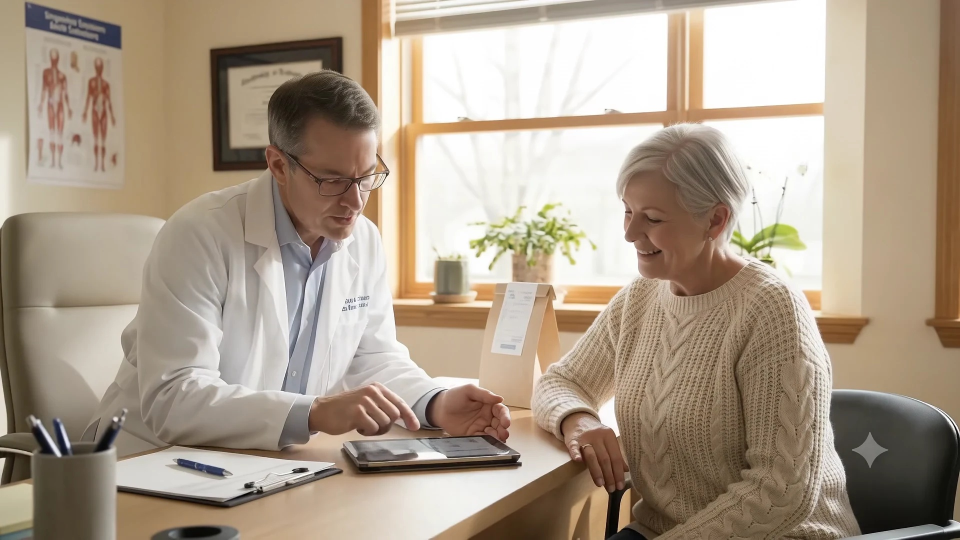
#> input picture scratch/mouth_inspect/senior_121.jpg, 1920 x 1080 px, found by its file name (shown at 1/2 size); its folder holds 4 pictures in this run
$ python crop_faces.py
#> lines starting #> are read from the running program, lines starting #| are printed output that depends on the picture
import cv2
import glob

# Crop doctor face and patient face in senior consultation
for i in [121, 125, 128, 133, 140]:
    img = cv2.imread(rf'd:\VALOR\scratch\mouth_inspect\senior_{i:03d}.jpg')
#> img is the input picture: shape (1080, 1920, 3); mean B, G, R 138.6, 156.2, 171.4
    # Doctor face is around x: 500..800, y: 150..450
    doc = img[150:450, 500:800]
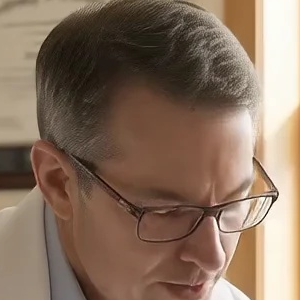
#> doc: shape (300, 300, 3); mean B, G, R 94.8, 112.7, 135.5
    # Senior face is around x: 1200..1550, y: 220..550
    pat = img[220:550, 1200:1550]
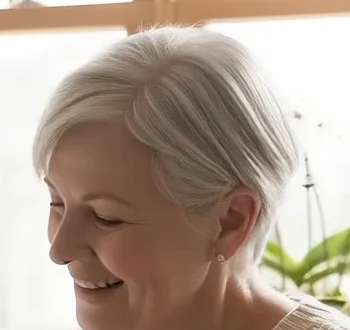
#> pat: shape (330, 350, 3); mean B, G, R 146, 161, 178.2
    cv2.imwrite(rf'd:\VALOR\scratch\mouth_inspect\senior_doc_{i:03d}.jpg', doc)
    cv2.imwrite(rf'd:\VALOR\scratch\mouth_inspect\senior_pat_{i:03d}.jpg', pat)
#> pass 2 of the loop `for i in [121, 125, 128, 133, 140]:`:
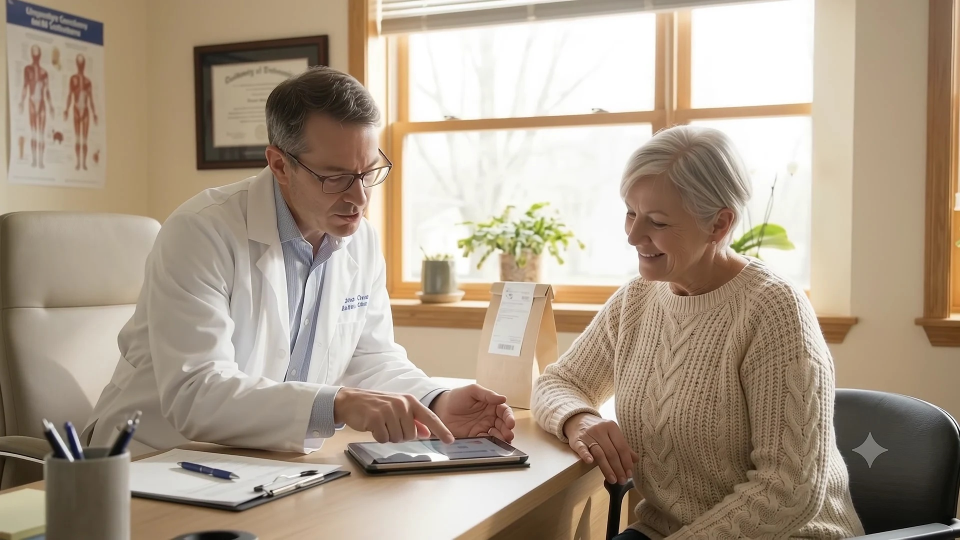
#> input picture scratch/mouth_inspect/senior_125.jpg, 1920 x 1080 px, found by its file name (shown at 1/2 size)
#> img is the input picture: shape (1080, 1920, 3); mean B, G, R 137.2, 155.4, 171
#> `doc = img[150:450, 500:800]`:
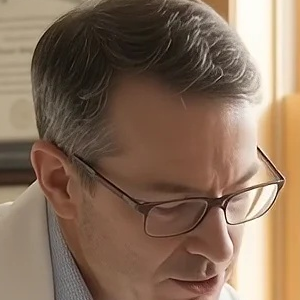
#> doc: shape (300, 300, 3); mean B, G, R 90.1, 109.7, 134.4
#> `pat = img[220:550, 1200:1550]`:
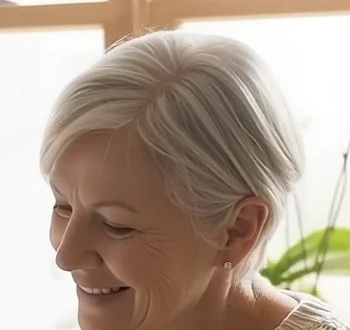
#> pat: shape (330, 350, 3); mean B, G, R 146, 161.4, 178.5
#> pass 3 of the loop `for i in [121, 125, 128, 133, 140]:`:
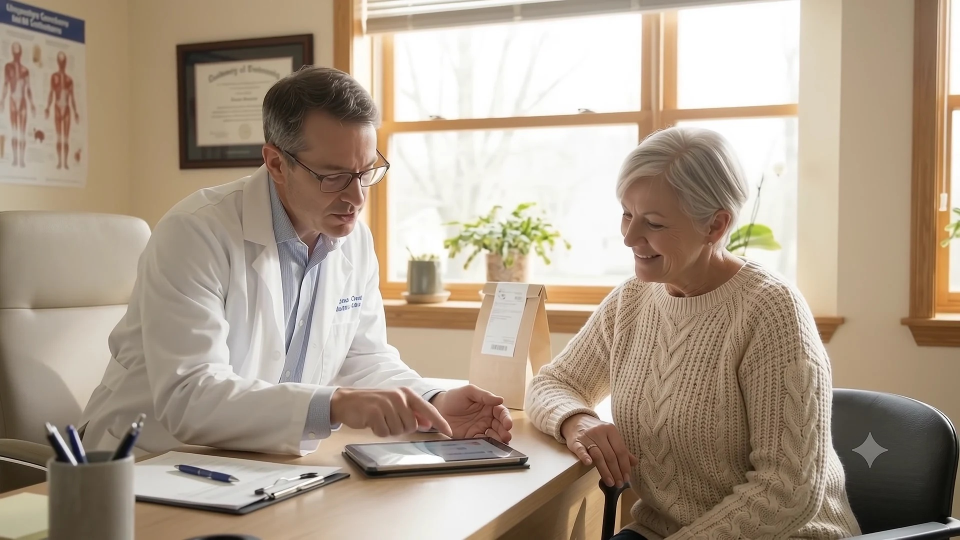
#> input picture scratch/mouth_inspect/senior_128.jpg, 1920 x 1080 px, found by its file name (shown at 1/2 size)
#> img is the input picture: shape (1080, 1920, 3); mean B, G, R 138.5, 156.1, 172
#> `doc = img[150:450, 500:800]`:
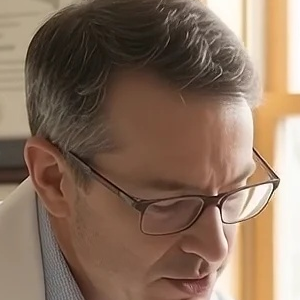
#> doc: shape (300, 300, 3); mean B, G, R 93.4, 111.9, 136.7
#> `pat = img[220:550, 1200:1550]`:
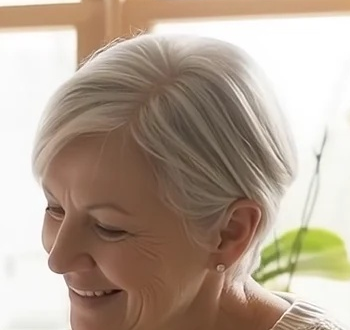
#> pat: shape (330, 350, 3); mean B, G, R 146, 161.7, 179.1
#> (the run stopped early here; a loop or call above may not have finished)
